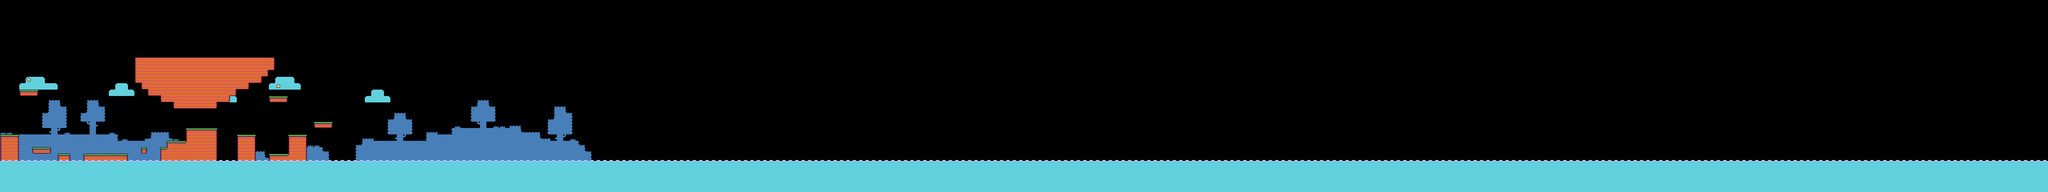

A level layout from a 2D game, rendered from its tile map. Below: a short description, then the map file with tile-grid data replaced by summaries:
An orthogonal 320x30 tile map with 16x16 px tiles, 4 tile layers (Clouds, Background, DemoGround, Water), 3 hidden layers not drawn and 14 objects (6x cp, 4x star, 3x bird-spawn, kroq-spawn).

<map version="1.10" tiledversion="1.10.2" orientation="orthogonal" renderorder="right-down" width="320" height="30" tilewidth="16" tileheight="16" infinite="0" nextlayerid="12" nextobjectid="25">
 <editorsettings>
  <export target="overworld.json" format="json" />
 </editorsettings>
 <tileset firstgid="1" name="overworld" tilewidth="16" tileheight="16" tilecount="66" columns="11">
  <image source="../sprites/platform.png" trans="000000" width="176" height="96" />
 </tileset>
 <layer id="10" name="Clouds" width="320" height="30">
  <data>[9600 cells, 65 non-empty, 7 distinct tile ids]</data>
 </layer>
 <layer id="9" name="Background" width="320" height="30">
  <data>[9600 cells, 513 non-empty, 15 distinct tile ids]</data>
 </layer>
 <layer id="7" name="Ground" width="320" height="30" visible="0">
  <data>[9600 cells, 1124 non-empty, 17 distinct tile ids]</data>
 </layer>
 <layer id="8" name="DecoGround" width="320" height="30" visible="0">
  <data>[9600 cells, 0 non-empty, 0 distinct tile ids]</data>
 </layer>
 <layer id="11" name="DemoGround" width="320" height="30">
  <data>[9600 cells, 278 non-empty, 17 distinct tile ids]</data>
 </layer>
 <layer id="1" name="Water" width="320" height="30">
  <data>[9600 cells, 1600 non-empty, 2 distinct tile ids]</data>
 </layer>
 <layer id="6" name="Decoration" width="320" height="30" visible="0">
  <data>[9600 cells, 7 non-empty, 7 distinct tile ids]</data>
 </layer>
 <objectgroup id="5" name="Objects">
  <object id="1" name="kroq-spawn" x="72" y="344">
   <point />
  </object>
  <object id="2" name="bird-spawn" x="574.5" y="353">
   <point />
  </object>
  <object id="6" name="star" x="344" y="336">
   <point />
  </object>
  <object id="8" name="star" x="824" y="280">
   <point />
  </object>
  <object id="10" name="bird-spawn" x="1328" y="320">
   <point />
  </object>
  <object id="12" name="star" x="1424" y="312">
   <point />
  </object>
  <object id="13" name="star" x="1872" y="352">
   <point />
  </object>
  <object id="14" name="bird-spawn" x="2368" y="352">
   <point />
  </object>
  <object id="17" name="cp" x="304" y="368">
   <point />
  </object>
  <object id="18" name="cp" x="704" y="368">
   <point />
  </object>
  <object id="21" name="cp" x="960" y="368">
   <point />
  </object>
  <object id="22" name="cp" x="1536" y="384">
   <point />
  </object>
  <object id="23" name="cp" x="64" y="352">
   <point />
  </object>
  <object id="24" name="cp" x="368" y="368">
   <point />
  </object>
 </objectgroup>
</map>